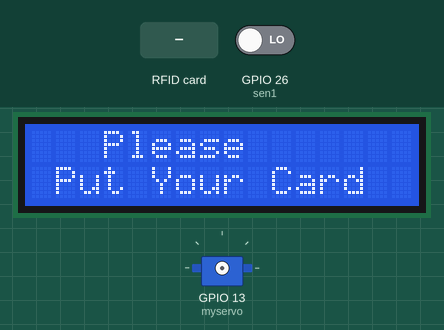
Bench run of a sketch on a simulated ESP32. On the bench: 16×2 character LCD, servo. The inputs (shaded band) are chosen by the test bench; at power-on: GPIO 26 (sen1) LOW. WiFi joins after 1.5 s; servers stay silent unless stated; servo pulses on a pin are drawn as a servo (544–2400 µs = 0–180°); what the sketch prints to the serial monitor is not drawn.

Above: at 2.8 s.
2.9 s: RFID card 43 B6 8E A9 held to the reader
At 3.7 s:
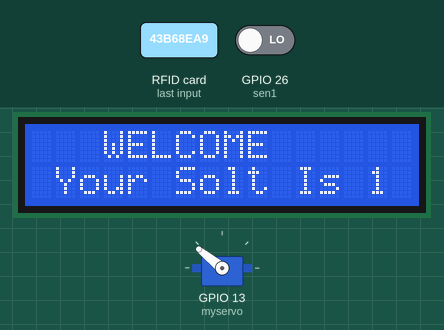
At 8.7 s:
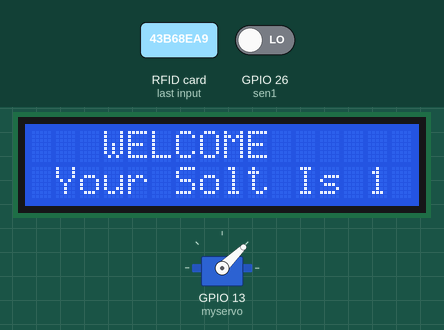
Timing chart, 0 to 10.2 s (numbered marks = the images above; inputs shaded):
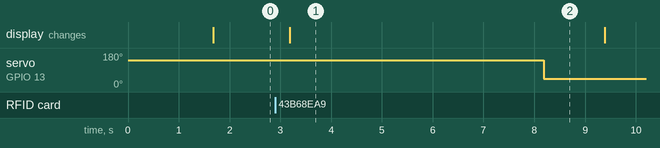

Measured:
- after the input at 2.9 s, servo on GPIO 13 (myservo): 141° → 44° after 5.3 s; the display: changes after 0.28 s (image 1)

The sketch:

pakring_system.ino
```cpp
#include <SPI.h>
#include <MFRC522.h>
#include <WiFi.h>
#include <LiquidCrystal_I2C.h>
#include <ESP32_Servo.h>
#include <Firebase_ESP_Client.h>
#define SS_PIN 5
#define RST_PIN 27
int lcdColumns = 16;
int lcdRows = 2;
int sen1 =26;
int sen2 =25;
byte led1 = 0;
byte led2 = 0;
Servo myservo;
MFRC522 rfid(SS_PIN, RST_PIN);
LiquidCrystal_I2C lcd(0x27, lcdColumns, lcdRows);
const char * ssid ="Redmi 9T";
const char * psw ="rameez123";
void Network_Connection(void);

unsigned long startTime = 0;
byte flag =0;
/////////////////////////firbase////////////////////////////////////////
#define DATABASE_URL "https://smart-parking-system-edcde-default-rtdb.firebaseio.com/"
#define DATABASE_SECRET "eculZMkWFUUkjZEmIWAFwy29msY2"
FirebaseData fbdo;
FirebaseAuth auth;
FirebaseConfig config;
unsigned long dataMillis = 0;
unsigned long dataMillis_2 = 0;
int count =0;
void firbase_fun_send_s_1( int data_sand)
{
    if (millis() - dataMillis > 5000)
    {
        dataMillis = millis();
        Serial.printf("Set int... %s, slot_1  ,%d\n", Firebase.RTDB.setInt(&fbdo,"/slot_1",data_sand) ? "ok" : fbdo.errorReason().c_str(),data_sand);
    }
}
void firbase_fun_send_s_2( int data_sand)
{
    if (millis() - dataMillis_2 > 5000)
    {
        dataMillis_2 = millis();
        Serial.printf("Set int... %s, slot_2  ,%d\n", Firebase.RTDB.setInt(&fbdo,"/slot_2",data_sand) ? "ok" : fbdo.errorReason().c_str(),data_sand);
    }
}
void firbase_fun_init()
{
  Serial.printf("Firebase Client v%s\n\n", FIREBASE_CLIENT_VERSION);
  config.database_url = DATABASE_URL;
  config.signer.tokens.legacy_token = DATABASE_SECRET;
  Firebase.begin(&config, &auth);
}
//////////////////////////////////////////////////////////////////////
void setup() {
  Serial.begin(9600);
  lcd.init();
  // turn on LCD backlight
  lcd.backlight();
  SPI.begin();
  Network_Connection();
  Serial.println("Please put your card..");
  rfid.PCD_Init();
  myservo.attach(13);
  lcd.clear();
  lcd.setCursor(0, 0);
  lcd.print("   Please  ");
  lcd.setCursor(0,1);
  lcd.print(" Put Your Card ");
  pinMode(sen1,INPUT);
  pinMode(sen2,INPUT);
  firbase_fun_init();
}

void loop()
{
 if (millis()-startTime >= 6000 && flag)
 {
    flag =0;
    lcd.clear();
    lcd.setCursor(0, 0);
    lcd.print("   Please  ");
    lcd.setCursor(0,1);
    lcd.print(" Put Your Card ");
 }
  if (  rfid.PICC_IsNewCardPresent() && rfid.PICC_ReadCardSerial())
  {
    Serial.print("NUID tag is :");
    delay(2);
    String ID = "";
    for (byte i = 0; i < rfid.uid.size; i++)
    {
      Serial.print(rfid.uid.uidByte[i] < 0x10 ? " 0" : " ");
      Serial.print(rfid.uid.uidByte[i], HEX);
      ID.concat(String(rfid.uid.uidByte[i] < 0x10 ? " 0" : " "));
      ID.concat(String(rfid.uid.uidByte[i], HEX));
      delay(30);
     }
     Serial.println();
     ID.toUpperCase();
     if (ID.substring(1) == "43 B6 8E A9" && led1 == 0 )
     {
        Serial.println("LED1 is ON..");
        lcd.clear();
        lcd.setCursor(0, 0);
        lcd.print("   WELCOME  ");
        lcd.setCursor(0,1);
        lcd.print(" Your Solt Is 1 ");
        startTime = millis();
        myservo.write(180);
        delay(5000);
         myservo.write(0);
        led1 = 1;
        flag =1;
     }
     else if (ID.substring(1) == "43 B6 8E A9" && led1 == 1 )
     {
        lcd.clear();
        lcd.setCursor(0, 0);
        lcd.print("   GOOD BYE  ");
        lcd.setCursor(0,1);
        lcd.print("Have a Nice Day");
        Serial.println("LED1 is OFF..");
        startTime = millis();
        myservo.write(180);
        delay(5000);
         myservo.write(0);
        led1 = 0;
        flag =1;
     }
     else if (ID.substring(1) == "90 91 42 20" && led2 == 0 )
     {
        Serial.println("led2 is ON..");
        lcd.clear();
        lcd.setCursor(0, 0);
        lcd.print("   WELCOME  ");
        lcd.setCursor(0,1);
        lcd.print(" Your Solt Is 2 ");
        startTime = millis();
        myservo.write(180);
        delay(5000);
         myservo.write(0);
        led2 = 1;
        flag =1;
     }
     else if (ID.substring(1) == "90 91 42 20" && led2 == 1 )
     {
        lcd.clear();
        lcd.setCursor(0, 0);
        lcd.print("   GOOD BYE  ");
        lcd.setCursor(0,1);
        lcd.print("Have a Nice Day");
        Serial.println("led2 is OFF..");
        startTime = millis();
        myservo.write(180);
        delay(5000);
         myservo.write(0);
        led2 = 0;
        flag =1;
     }
     else
     {
        lcd.clear();
        lcd.setCursor(0, 0);
        lcd.print(" Please Check ");
        lcd.setCursor(0,1);
        lcd.print(" Your Booking ");
        startTime = millis();
        flag =1;
     }
  }
 if(led1 && !digitalRead(sen1))
 {
    firbase_fun_send_s_1(1);
 }
 else
 {
    firbase_fun_send_s_1(0);
 }
 if(led2 && !digitalRead(sen2))
 {
    firbase_fun_send_s_2(1);
 }
 else
 {
   firbase_fun_send_s_2(0);
 }
delay(200);
}

void Network_Connection(void)
{
  WiFi.begin(ssid, psw);
  lcd.clear();
  lcd.setCursor(0, 0);
  lcd.print("   Connecting  ");
  lcd.setCursor(0,1);
  lcd.print("To Your Network ");
  Serial.println("LED1 is OFF..");
  while (WiFi.status() != WL_CONNECTED)
  {
    delay(500);
    Serial.print(".");
  }
  Serial.println("");
  Serial.print("IP address: ");
  Serial.println(WiFi.localIP());
}
```

ESP32_Servo.h
```cpp
// (licence header left out)
/*
  A servo is activated by creating an instance of the Servo class, and passing
  the desired GPIO pin to the attach() method.
  The servos are pulsed in the background using the value most recently
  written using the write() method.

  The class methods are:

    Servo - Class for manipulating servo motors connected to ESP32 pins.
    int attach(pin )  - Attaches the given GPIO pin to the next free channel
        (channels that have previously been detached are used first),
        returns channel number or 0 if failure. All pin numbers are allowed,
        but only pins 2,4,12-19,21-23,25-27,32-33 are recommended.
    int attach(pin, min, max  ) - Attaches to a pin setting min and max
        values in microseconds; enforced minimum min is 500, enforced max
        is 2500. Other semantics same as attach().
    void write () - Sets the servo angle in degrees; a value below 500 is
        treated as a value in degrees (0 to 180). These limit are enforced,
        i.e., values are treated as follows:
            Value                                   Becomes
            -----                                   -------
            < 0                                        0
            0 - 180                             value (treated as degrees)
            181 - 499                                 180
            500 - (min-1)                             min
            min-max (from attach or default)    value (treated as microseconds)
            (max+1) - 2500                            max

    void writeMicroseconds() - Sets the servo pulse width in microseconds.
        min and max are enforced (see above).
    int read() - Gets the last written servo pulse width as an angle between 0 and 180.
    int readMicroseconds()   - Gets the last written servo pulse width in microseconds.
    bool attached() - Returns true if this servo instance is attached.
    void detach() - Stops an the attached servo, frees its attached pin, and frees
        its channel for reuse).

    *** ESP32-specific functions **
    setTimerWidth(value) - Sets the PWM timer width (must be 16-20) (ESP32 ONLY);
        as a side effect, the pulse width is recomputed.
    int readTimerWidth() - Gets the PWM timer width (ESP32 ONLY)
 */

#ifndef ESP32_Servo_h
#define ESP32_Servo_h

// Values for TowerPro MG995 large servos (and many other hobbyist servos)
#define DEFAULT_uS_LOW 1000        // 1000us
#define DEFAULT_uS_HIGH 2000      // 2000us

// Values for TowerPro SG90 small servos
//#define DEFAULT_uS_LOW 400
//#define DEFAULT_uS_HIGH 2400

#define DEFAULT_TIMER_WIDTH 16
#define DEFAULT_TIMER_WIDTH_TICKS 65536

#define ESP32_Servo_VERSION           1     // software version of this library

#define MIN_PULSE_WIDTH       500     // the shortest pulse sent to a servo
#define MAX_PULSE_WIDTH      2500     // the longest pulse sent to a servo
#define DEFAULT_PULSE_WIDTH  1500     // default pulse width when servo is attached
#define DEFAULT_PULSE_WIDTH_TICKS 4825
#define REFRESH_CPS            50
#define REFRESH_USEC         20000

#define MAX_SERVOS              16     // no. of PWM channels in ESP32

/*
* This group/channel/timmer mapping is for information only;
* the details are handled by lower-level code
*
* LEDC Chan to Group/Channel/Timer Mapping
** ledc: 0  => Group: 0, Channel: 0, Timer: 0
** ledc: 1  => Group: 0, Channel: 1, Timer: 0
** ledc: 2  => Group: 0, Channel: 2, Timer: 1
** ledc: 3  => Group: 0, Channel: 3, Timer: 1
** ledc: 4  => Group: 0, Channel: 4, Timer: 2
** ledc: 5  => Group: 0, Channel: 5, Timer: 2
** ledc: 6  => Group: 0, Channel: 6, Timer: 3
** ledc: 7  => Group: 0, Channel: 7, Timer: 3
** ledc: 8  => Group: 1, Channel: 0, Timer: 0
** ledc: 9  => Group: 1, Channel: 1, Timer: 0
** ledc: 10 => Group: 1, Channel: 2, Timer: 1
** ledc: 11 => Group: 1, Channel: 3, Timer: 1
** ledc: 12 => Group: 1, Channel: 4, Timer: 2
** ledc: 13 => Group: 1, Channel: 5, Timer: 2
** ledc: 14 => Group: 1, Channel: 6, Timer: 3
** ledc: 15 => Group: 1, Channel: 7, Timer: 3
*/

class Servo
{
public:
  Servo();
  // Arduino Servo Library calls
  int attach(int pin);                   // attach the given pin to the next free channel, returns channel number or 0 if failure
  int attach(int pin, int min, int max); // as above but also sets min and max values for writes.
  void detach();
  void write(int value);                 // if value is < MIN_PULSE_WIDTH its treated as an angle, otherwise as pulse width in microseconds
  void writeMicroseconds(int value);     // Write pulse width in microseconds
  int read();                            // returns current pulse width as an angle between 0 and 180 degrees
  int readMicroseconds();                // returns current pulse width in microseconds for this servo
  bool attached();                       // return true if this servo is attached, otherwise false

  // ESP32 only functions
  void setTimerWidth(int value);     // set the PWM timer width (ESP32 ONLY)
  int readTimerWidth();              // get the PWM timer width (ESP32 ONLY)

  private:
   int usToTicks(int usec);
   int ticksToUs(int ticks);
   static int ServoCount;                             // the total number of attached servos
   static int ChannelUsed[];                          // used to track whether a channel is in service
   int servoChannel = 0;                              // channel number for this servo
   int min = DEFAULT_uS_LOW;                          // minimum pulse width for this servo
   int max = DEFAULT_uS_HIGH;                         // maximum pulse width for this servo
   int pinNumber = 0;                                 // GPIO pin assigned to this channel
   int timer_width = DEFAULT_TIMER_WIDTH;             // ESP32 allows variable width PWM timers
   int ticks = DEFAULT_PULSE_WIDTH_TICKS;             // current pulse width on this channel
   int timer_width_ticks = DEFAULT_TIMER_WIDTH_TICKS; // no. of ticks at rollover; varies with width
};
#endif
```
